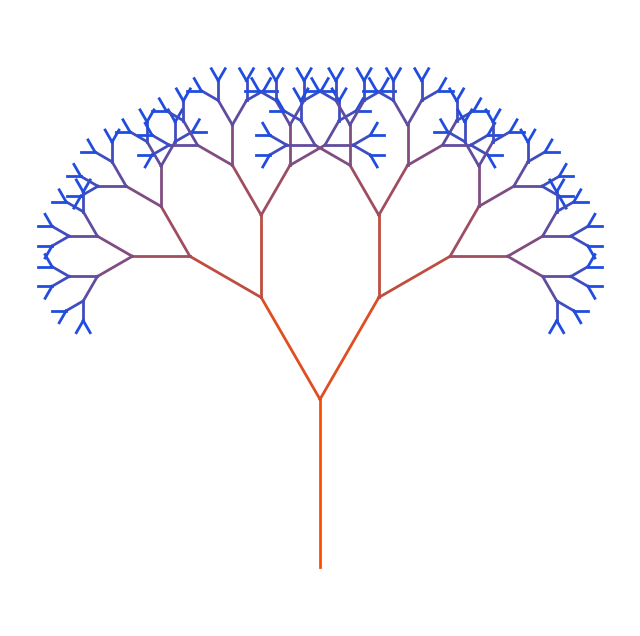

Write Python code to recreate this figure.
import argparse

import numpy as np
from matplotlib import pyplot as plt


def draw_tree(x, y, length, angle, counter_depth, max_depth):
    """Draw Pythagoras tree with recursion depth and color gradient"""

    if counter_depth == 0:
        return

    # x, y -> beginning of branch
    # converting length and angle into final point coordinates for a line.
    x_end = x + length * np.cos(angle)
    y_end = y + length * np.sin(angle)
    color = (counter_depth / max_depth, 0.3, 1 - counter_depth / max_depth)

    plt.plot([x, x_end], [y, y_end], color=color, linewidth=2)
    new_length = length * 0.7
    draw_tree(x_end, y_end, new_length, angle + np.pi / 6, counter_depth - 1, max_depth)
    draw_tree(x_end, y_end, new_length, angle - np.pi / 6, counter_depth - 1, max_depth)



if __name__ == "__main__":
    parser = argparse.ArgumentParser()
    parser.add_argument("depth", type=int, nargs="?", default=6, help="Recursion depth")
    args = parser.parse_args()
    plt.figure(figsize=(8, 8))
    draw_tree(0, 0, 1, np.pi / 2, counter_depth=args.depth, max_depth=args.depth,)
    plt.axis("equal")
    plt.axis("off")
    plt.savefig("task2_pythagoras_tree.png", bbox_inches='tight')
    print("Tree saved as pythagoras_tree.png")